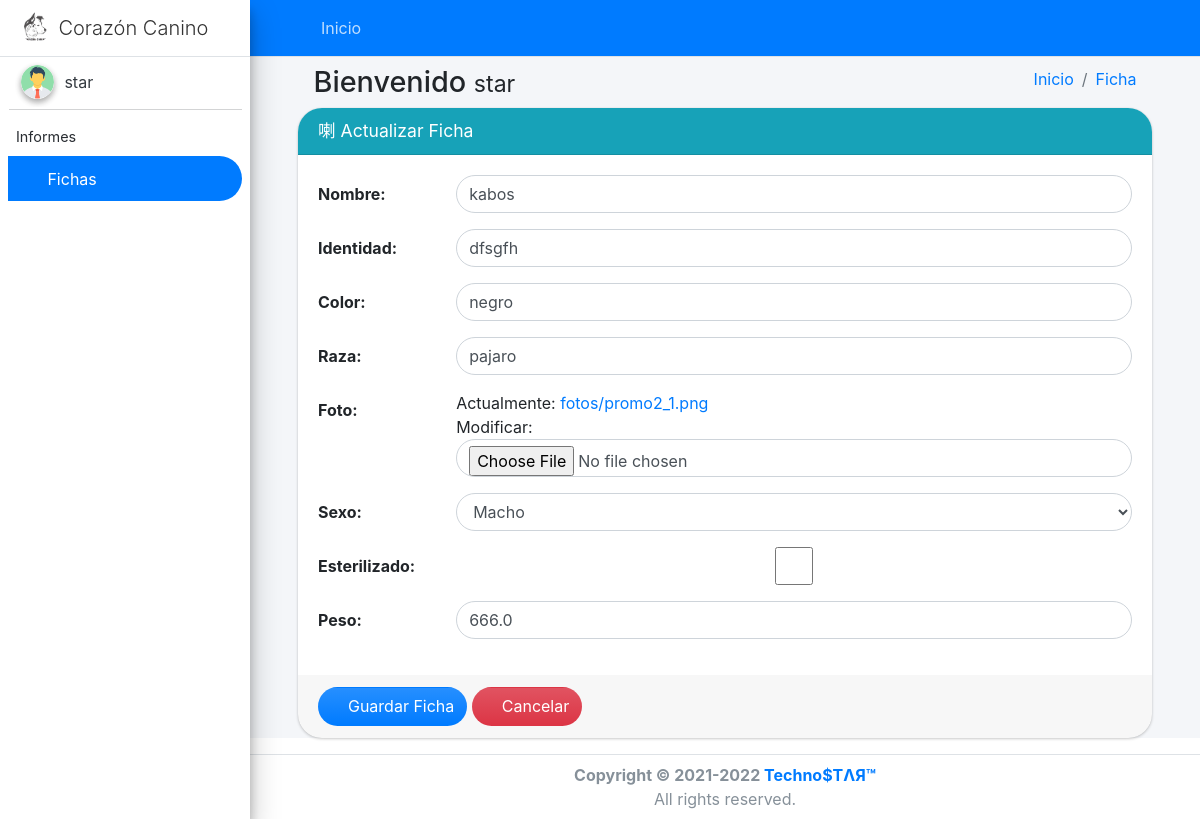
Screenshot of /ficha/update/2/ (signed in) with the database file from the repository.
### core/models.py (models this page shows, shortened)
class Ficha(models.Model):
    SEXO_CHOICES = (
        ('m', 'Macho'),
        ('h', 'Hembra'),
    )
    nombre = models.CharField(max_length=255, validators=[SOLO_TEXTO_REGEX])
    identidad = models.CharField(max_length=255, unique=True, )
    color = models.CharField(max_length=255, validators=[SOLO_TEXTO_REGEX])
    raza = models.CharField(max_length=255, validators=[SOLO_TEXTO_REGEX])
    foto = models.ImageField(upload_to='fotos/')
    sexo = models.CharField(max_length=255, choices=SEXO_CHOICES)
    esterilizado = models.BooleanField(default=False)
    peso = models.FloatField()
    qr = models.CharField(max_length=900, blank=True, null=True)
    date_creation = models.DateField(auto_now_add=True, null=True, blank=True, verbose_name='Fecha de registro')
    def mostrar_foto(self):
        return mark_safe('<img src="' + self.foto.url + '"  width="80" height="80" class="circular agrandar '
                                                        'cursor-zoom-in">')
    mostrar_foto.short_description = 'Vista previa'
    mostrar_foto.allow_tags = True
    def mostrar_qr(self):
        imagen = 'A'
        if self.qr is not None:
            imagen = self.qr
        return mark_safe('<img src="' + imagen + '"  width="80" height="80" class="agrandar cursor-zoom-in">')
    mostrar_qr.short_description = 'Código QR'
    mostrar_qr.allow_tags = True

### core/views.py (the view)
# urls.py: path('ficha/update/<int:pk>/', FichaUpdateView.as_view(), name='ficha_update'),
class FichaUpdateView(LoginRequiredMixin, generic.UpdateView):
    model = Ficha
    template_name = 'form.html'
    form_class = FichaForm
    success_url = reverse_lazy('ficha_list')
    def get_context_data(self, **kwargs):
        context = super().get_context_data(**kwargs)
        context['create_url'] = reverse_lazy('ficha_add')
        context['entity'] = 'Ficha'
        context['list_url'] = self.success_url
        context['title'] = 'Actualizar Ficha'
        return context

### core/forms.py
class FichaForm(ModelForm):
    def __init__(self, *args, **kwargs):
        super().__init__(*args, **kwargs)
    class Meta:
        model = Ficha
        fields = '__all__'
        exclude = ['date_creation', 'qr',]

### templates/form.html (shortened to what this page needs)
{% extends 'body.html' %}
{% load widget_tweaks %}
{% block content %}
    <form method="post" action="." enctype="multipart/form-data">
        <div class="card card-info circular">
            <div class="card-header circular-top">
                <h3 class="card-title">
                    {% if action == 'add' %}
                        <i class="mdi mdi-plus"></i>
                    {% else %}
                        <i class="mdi mdi-square-edit-outline"></i>
                    {% endif %}
                    {{ title }}
                </h3>
            </div>
            <div class="card-body">
                {% for field in form.visible_fields %}
                    <div class="form-group row">
                        <label for="asd" class="col-sm-2 col-form-label">{{ field.label }}:</label>
                        <div class="col-sm-10">
                            {{ field|add_class:'form-control circular'|attr:'autocomplete:off' }}
                        </div>
                    </div>
                {% endfor %}
            </div>
            <div class="card-footer circular-bottom">
                <button type="submit" class="btn bg-gradient-primary circular">
                    <i class="mdi mdi-content-save"></i> Guardar {{ entity }}
                </button>
                <a href="{{ list_url }}" class="btn bg-gradient-danger circular">
                    <i class="mdi mdi-cancel"></i> Cancelar
                </a>
            </div>
        </div>
    </form>
{% endblock %}

### templates/body.html (shortened to what this page needs)
{% extends 'base.html' %}
{% block body %}
    <body class="hold-transition sidebar-mini layout-fixed">
    <div class="wrapper">
        {% include 'header.html' %}
        {% include 'sidebar.html' %}
        <div class="content-wrapper">
            {% block content_header %}
                <div class="content-header py-2">
                    <div class="container-fluid">
                        <div class="row">
                            <div class="col-sm-6">
                                <h1 class="m-0 text-black pl-lg-5"> Bienvenido
                                    <small>{% if request.user.get_full_name %}{{ request.user.get_full_name }}{% else %}
                                        {{ request.user.username }}{% endif %}</small></h1>
                            </div>
                            <div class="col-sm-6">
                                <ol class="breadcrumb float-sm-right pr-lg-5">
                                    <li class="breadcrumb-item"><a href="{% url 'index' %}">Inicio</a></li>
                                    <li class="breadcrumb-item"><a href="{{ list_url }}">{{ entity }}</a></li>
                                </ol>
                            </div>
                        </div>
                    </div>
                </div>
            {% endblock %}
            <div class="content px-0">
                <div class="container-fluid px-lg-5">
                    {% block content %}
                    {% endblock %}
                </div>
            </div>
        </div>
        {% include 'footer.html' %}
    </div>
    </body>
{% endblock %}

### templates/sidebar.html (shortened to what this page needs)
{% load static %}
<aside class="main-sidebar sidebar-light-primary elevation-4">
    <a href="#" class="brand-link">
        <img src="{% static 'img/logo/logocc.png' %}"
             alt="AdminLTE Logo"
             class="brand-image img-circle"
             style="opacity: .8">
        <span class="brand-text font-weight-light">Corazón Canino</span>
    </a>
    <div class="sidebar">
        <div class="user-panel py-2  d-flex">
            <div class="image">
                <img src="{% if request.user.get_image %}{{ request.user.get_image }}
                            {% else %}{% static 'img/user2.png' %}{% endif %}"
                     class="img-circle elevation-2" alt="User Image">
            </div>
            <div class="info">
                <a href="{% url 'index' %}" class="d-block">{{ request.user.username }}</a>
            </div>
        </div>
        <div class="rayita-light"></div>
        <nav class="mt-2">
            <ul class="nav nav-pills nav-sidebar flex-column" data-widget="treeview" role="menu" data-accordion="false">
                <li class="nav-header">Informes</li>
                {% if request.user.role == 'client' or request.user.is_superuser %}
                    <li class="nav-item">
                        <a href="{% url 'ficha_list' %}" class="nav-link incidencia-sidebar">
                            <i class="nav-icon mdi mdi-file-question "></i>
                            <p>
                                Fichas
                            </p>
                        </a>
                    </li>
                {% endif %}
            </ul>
        </nav>
    </div>
</aside>

### static/css/mystyle.css (style rules this page uses)
.circular-top { border-top-left-radius: 1.5rem !important; border-top-right-radius: 1.5rem !important; }
.circular-bottom { border-bottom-right-radius: 1.5rem !important; border-bottom-left-radius: 1.5rem !important; }
.circular, input[type='search'], .dropdown-menu, .daterangepicker, span.select2-dropdown, li.select2-results__option, div.calendar-table table.table-condensed tbody tr td, div.bs-searchbox > *, div.jconfirm-box { border-radius: 1.5rem !important; }
a.nav-link { border-radius: 0 2rem 2rem 0 !important; }
.nav-sidebar > .nav-item > .nav-link.active { box-shadow: none !important; }
a.brand-link img { margin-left: .5rem; }
.main-sidebar { width: 250px; }
.rayita, .rayita-light { margin: 2px 0 2px 1px; }
.rayita-light { border-top: 1px solid #d3d4d5; }

### rows the page displays
Ficha: visible_fields "kabos" "dfsgfh" "negro" "pajaro" "Macho" "666.0"

### other values shown
{{ request.user.username }} "star"
{{ entity }} "Ficha"
{{ title }} "Actualizar Ficha"
{{ field.label }} "Nombre" "Identidad" "Color" "Raza" "Foto" "Sexo" "Esterilizado" "Peso"
